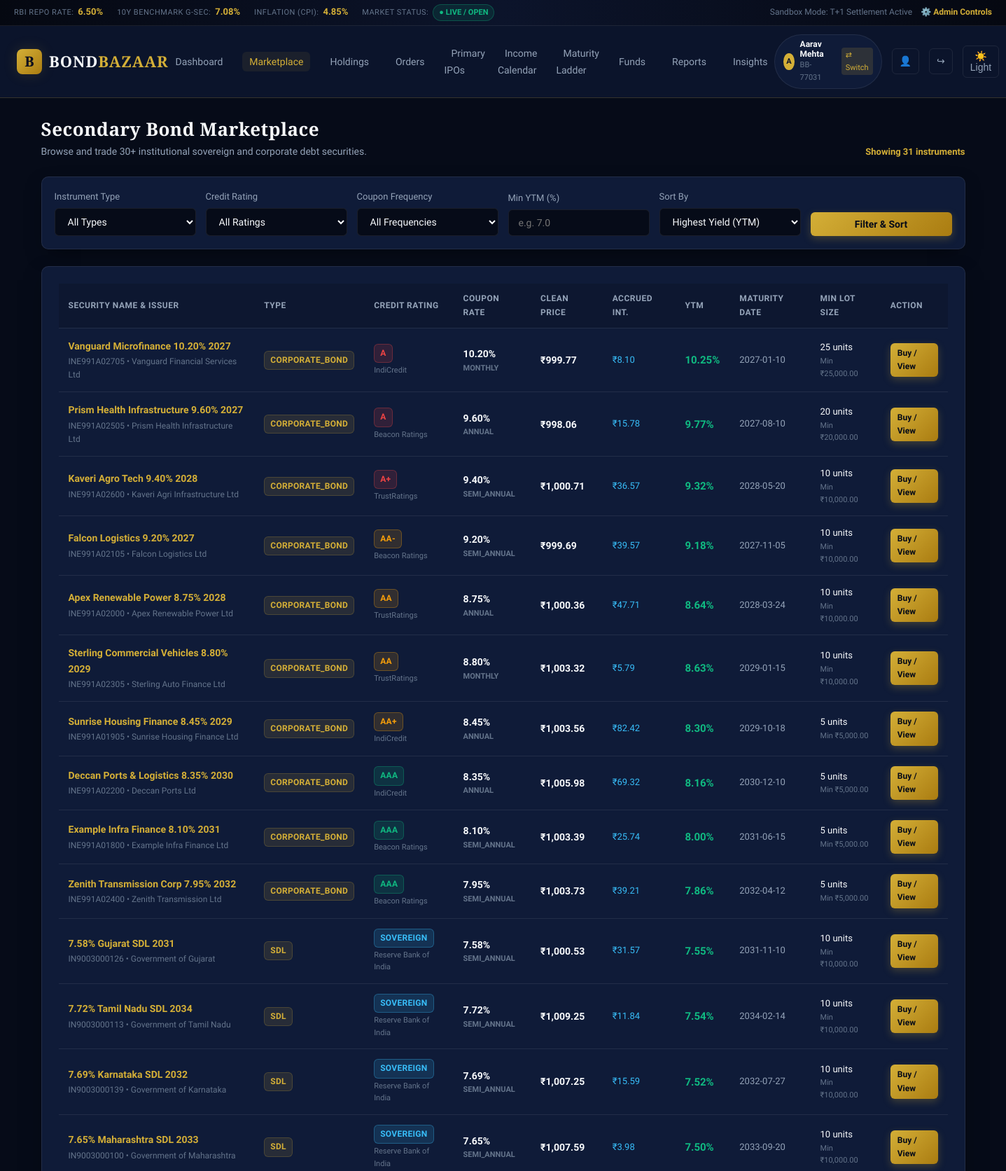
/marketplace (upper part), run on the app's committed database.
### app/models/entities.py (models this page shows)
class User(Base):
    __tablename__ = "users"
    id = Column(Integer, primary_key=True, index=True)
    email = Column(String(120), unique=True, index=True, nullable=False)
    full_name = Column(String(120), nullable=False)
    mobile = Column(String(20), nullable=False)
    customer_id = Column(String(30), unique=True, index=True, nullable=False) # e.g. BB-77031
    pan = Column(String(10), nullable=False)
    pan_masked = Column(String(15), nullable=False)
    demat_account = Column(String(30), nullable=False)
    demat_account_masked = Column(String(30), nullable=False)
    bank_name = Column(String(100), default="HDFC Bank")
    bank_account_masked = Column(String(30), default="XXXXXX5021")
    bank_ifsc = Column(String(20), default="HDFC0001234")
    wallet_balance = Column(Float, default=100000.0) # In Rupees
    created_at = Column(DateTime(timezone=True), default=ist_now)
    holdings = relationship("Holding", back_populates="user", cascade="all, delete-orphan")
    orders = relationship("SecondaryOrder", back_populates="user", cascade="all, delete-orphan")
    transactions = relationship("WalletTransaction", back_populates="user", cascade="all, delete-orphan")
    consents = relationship("ApiConsent", back_populates="user", cascade="all, delete-orphan")
    applications = relationship("PrimaryApplication", back_populates="user", cascade="all, delete-orphan")

class Instrument(Base):
    __tablename__ = "instruments"
    id = Column(Integer, primary_key=True, index=True)
    isin = Column(String(12), unique=True, index=True, nullable=False)
    name = Column(String(150), nullable=False)
    issuer_name = Column(String(120), nullable=False)
    instrument_type = Column(String(30), nullable=False) # GSEC, TBILL, SDL, SGB, CORPORATE_BOND, TAX_FREE_BOND
    face_value = Column(Float, nullable=False)
    coupon_rate = Column(Float, default=0.0) # e.g. 0.0810
    coupon_frequency = Column(String(20), default="SEMI_ANNUAL") # ANNUAL, SEMI_ANNUAL, MONTHLY, CUMULATIVE
    issue_date = Column(Date, nullable=False)
    maturity_date = Column(Date, nullable=False)
    credit_rating = Column(String(20), default="AAA")
    rating_agency = Column(String(50), default="Beacon Ratings")
    is_secured = Column(Boolean, default=True)
    is_callable = Column(Boolean, default=False)
    is_puttable = Column(Boolean, default=False)
    min_lot_size = Column(Integer, default=1)
    benchmark_spread_bps = Column(Float, default=50.0) # Spread over 10Y benchmark in bps
    current_ytm = Column(Float, default=0.0750)
    clean_price = Column(Float, default=1000.0)
    dirty_price = Column(Float, default=1000.0)
    accrued_interest = Column(Float, default=0.0)
    modified_duration = Column(Float, default=4.5)
    current_yield = Column(Float, default=0.0750)
    next_coupon_date = Column(Date, nullable=True)
    explainer = Column(Text, default="")
    risk_profile = Column(Text, default="")
    is_active = Column(Boolean, default=True)
    price_history = relationship("PriceHistory", back_populates="instrument", cascade="all, delete-orphan")
    holdings = relationship("Holding", back_populates="instrument")
    orders = relationship("SecondaryOrder", back_populates="instrument")

### app/routers/web.py (the view)
@router.get("/marketplace", response_class=HTMLResponse)
async def marketplace_page(
    request: Request,
    type: Optional[str] = Query(None),
    rating: Optional[str] = Query(None),
    min_ytm: Optional[float] = Query(None),
    max_ytm: Optional[float] = Query(None),
    frequency: Optional[str] = Query(None),
    min_inv: Optional[float] = Query(None),
    sort: Optional[str] = Query("ytm_desc"),
    db: Session = Depends(get_db)
):
    user = get_current_user_optional(request, db)
    query = db.query(Instrument).filter(Instrument.is_active == True)
    if type and type != "ALL":
        query = query.filter(Instrument.instrument_type == type)
    if rating and rating != "ALL":
        query = query.filter(Instrument.credit_rating == rating)
    if min_ytm is not None:
        query = query.filter(Instrument.current_ytm >= (min_ytm / 100.0))
    if max_ytm is not None:
        query = query.filter(Instrument.current_ytm <= (max_ytm / 100.0))
    if frequency and frequency != "ALL":
        query = query.filter(Instrument.coupon_frequency == frequency)
    if min_inv is not None:
        query = query.filter((Instrument.face_value * Instrument.min_lot_size) <= min_inv)
    if sort == "ytm_desc":
        query = query.order_by(Instrument.current_ytm.desc())
    elif sort == "ytm_asc":
        query = query.order_by(Instrument.current_ytm.asc())
    elif sort == "maturity_asc":
        query = query.order_by(Instrument.maturity_date.asc())
    elif sort == "maturity_desc":
        query = query.order_by(Instrument.maturity_date.desc())
    elif sort == "rating":
        query = query.order_by(Instrument.credit_rating.asc())
    bonds = query.all()
    state = db.query(SystemState).first()
    return templates.TemplateResponse(
    request=request,
    name="marketplace.html",
    context={
        "user": user,
        "bonds": bonds,
        "state": state,
        "selected_type": type or "ALL",
        "selected_rating": rating or "ALL",
        "selected_frequency": frequency or "ALL",
        "selected_sort": sort,
        "min_ytm": min_ytm,
        "max_ytm": max_ytm,
        "min_inv": min_inv
    }
)

### app/templates/marketplace.html (shortened to what this page needs)
{% extends "base.html" %}
{% block content %}
<div style="margin-bottom: 24px; display: flex; justify-content: space-between; align-items: flex-end;">
    <div>
        <h1 style="font-size: 26px;">Secondary Bond Marketplace</h1>
        <p style="color: var(--text-muted); font-size: 14px;">Browse and trade 30+ institutional sovereign and corporate debt securities.</p>
    </div>
    <div style="font-size: 13px; color: var(--gold-primary); font-weight: 600;">
        Showing {{ bonds|length }} instruments
    </div>
</div>
<div class="card" style="margin-bottom: 24px; padding: 18px;">
    <form method="GET" action="/marketplace" style="display: grid; grid-template-columns: repeat(auto-fit, minmax(180px, 1fr)); gap: 14px; align-items: flex-end;">
        <div>
            <label class="form-label">Instrument Type</label>
            <select name="type" class="form-control">
                <option value="ALL" {% if selected_type == 'ALL' %}selected{% endif %}>All Types</option>
            </select>
        </div>
        <div>
            <label class="form-label">Credit Rating</label>
            <select name="rating" class="form-control">
                <option value="ALL" {% if selected_rating == 'ALL' %}selected{% endif %}>All Ratings</option>
            </select>
        </div>
        <div>
            <label class="form-label">Coupon Frequency</label>
            <select name="frequency" class="form-control">
                <option value="ALL" {% if selected_frequency == 'ALL' %}selected{% endif %}>All Frequencies</option>
            </select>
        </div>
        <div>
            <label class="form-label">Min YTM (%)</label>
            <input type="number" step="0.1" name="min_ytm" class="form-control" placeholder="e.g. 7.0" value="{{ min_ytm or '' }}">
        </div>
        <div>
            <label class="form-label">Sort By</label>
            <select name="sort" class="form-control">
                <option value="ytm_desc" {% if selected_sort == 'ytm_desc' %}selected{% endif %}>Highest Yield (YTM)</option>
            </select>
        </div>
        <div>
            <button type="submit" class="btn btn-primary" style="width: 100%;">Filter & Sort</button>
        </div>
    </form>
</div>
<div class="card">
    <div class="table-responsive">
        <table class="bb-table">
            <thead>
                <tr>
                    <th>Security Name & Issuer</th>
                    <th>Type</th>
                    <th>Credit Rating</th>
                    <th>Coupon Rate</th>
                    <th>Clean Price</th>
                    <th>Accrued Int.</th>
                    <th>YTM</th>
                    <th>Maturity Date</th>
                    <th>Min Lot Size</th>
                    <th>Action</th>
                </tr>
            </thead>
            <tbody>
                {% for b in bonds %}
                <tr>
                    <td>
                        <a href="/bonds/{{ b.isin }}" style="font-weight: 600; font-size: 14px;">{{ b.name }}</a>
                        <div style="font-size: 12px; color: var(--text-dim); margin-top: 2px;">
                            {{ b.isin }} • {{ b.issuer_name }}
                        </div>
                    </td>
                    <td>
                        <span class="badge badge-type">{{ b.instrument_type }}</span>
                    </td>
                    <td>
                        {% if 'SOVEREIGN' in b.credit_rating %}
                        <span class="badge badge-sovereign">SOVEREIGN</span>
                        {% elif 'AAA' in b.credit_rating %}
                        <span class="badge badge-aaa">AAA</span>
                        {% elif 'AA' in b.credit_rating %}
                        <span class="badge badge-aa">{{ b.credit_rating }}</span>
                        {% else %}
                        <span class="badge badge-a">{{ b.credit_rating }}</span>
                        {% endif %}
                        <div style="font-size: 11px; color: var(--text-dim); margin-top: 2px;">{{ b.rating_agency }}</div>
                    </td>
                    <td style="font-weight: 600;">
                        {{ b.coupon_rate|pct }}
                        <div style="font-size: 11px; color: var(--text-dim);">{{ b.coupon_frequency }}</div>
                    </td>
                    <td style="font-weight: 700; color: var(--text-main);">
                        {{ b.clean_price|inr }}
                    </td>
                    <td style="font-size: 13px; color: #38BDF8;">
                        {{ b.accrued_interest|inr }}
                    </td>
                    <td style="font-weight: 700; color: #10B981; font-size: 15px;">
                        {{ b.current_ytm|pct }}
                    </td>
                    <td style="font-size: 13px; color: var(--text-muted);">
                        {{ b.maturity_date }}
                    </td>
                    <td style="font-size: 13px;">
                        {{ b.min_lot_size }} units
                        <div style="font-size: 11px; color: var(--text-dim);">Min ₹{{ (b.face_value * b.min_lot_size)|inr(symbol=False) }}</div>
                    </td>
                    <td>
                        <a href="/bonds/{{ b.isin }}" class="btn btn-primary btn-sm">Buy / View</a>
                    </td>
                </tr>
                {% endfor %}
            </tbody>
        </table>
    </div>
</div>
{% endblock %}

### app/templates/base.html (shortened to what this page needs)
<!DOCTYPE html>
<html lang="en" data-theme="dark">
<head>
    <link rel="stylesheet" href="/static/css/style.css">
</head>
<body>
    <div class="header-top-ticker">
        <div class="ticker-items">
            <div class="ticker-item">
                <span class="ticker-label">RBI REPO RATE:</span>
                <span class="ticker-value">6.50%</span>
            </div>
            <div class="ticker-item">
                <span class="ticker-label">10Y BENCHMARK G-SEC:</span>
                <span class="ticker-value">7.08%</span>
            </div>
            <div class="ticker-item">
                <span class="ticker-label">INFLATION (CPI):</span>
                <span class="ticker-value">4.85%</span>
            </div>
            <div class="ticker-item">
                <span class="ticker-label">MARKET STATUS:</span>
                <span class="market-status-badge market-open">● LIVE / OPEN</span>
            </div>
        </div>
        <div style="display: flex; gap: 12px; align-items: center; font-size: 12px;">
            <span style="color: var(--text-dim);">Sandbox Mode: T+1 Settlement Active</span>
            <a href="/admin" style="color: var(--gold-primary); font-weight: 600;">⚙️ Admin Controls</a>
        </div>
    </div>
    <nav class="navbar">
        <div class="nav-brand">
            <a href="/" style="display: flex; align-items: center; gap: 10px; text-decoration: none;">
                <div class="brand-logo-icon">B</div>
                <div class="brand-text">BOND<span>BAZAAR</span></div>
            </a>
        </div>
        <ul class="nav-links">
            <li><a href="/" class="nav-link {% if request.url.path == '/' %}active{% endif %}">Dashboard</a></li>
            <li><a href="/marketplace" class="nav-link {% if request.url.path.startswith('/marketplace') or request.url.path.startswith('/bonds') %}active{% endif %}">Marketplace</a></li>
            <li><a href="/holdings" class="nav-link {% if request.url.path == '/holdings' %}active{% endif %}">Holdings</a></li>
            <li><a href="/orders" class="nav-link {% if request.url.path == '/orders' %}active{% endif %}">Orders</a></li>
            <li><a href="/primary-issues" class="nav-link {% if request.url.path == '/primary-issues' %}active{% endif %}">Primary IPOs</a></li>
            <li><a href="/income-calendar" class="nav-link {% if request.url.path == '/income-calendar' %}active{% endif %}">Income Calendar</a></li>
            <li><a href="/maturity-ladder" class="nav-link {% if request.url.path == '/maturity-ladder' %}active{% endif %}">Maturity Ladder</a></li>
            <li><a href="/wallet" class="nav-link {% if request.url.path == '/wallet' %}active{% endif %}">Funds</a></li>
            <li><a href="/reports" class="nav-link {% if request.url.path == '/reports' %}active{% endif %}">Reports</a></li>
            <li><a href="/insights" class="nav-link {% if request.url.path == '/insights' %}active{% endif %}">Insights</a></li>
        </ul>
        <div class="nav-actions">
            {% if user %}
            <div class="user-pill">
                <div class="user-avatar">{{ user.full_name[:1] }}</div>
                <div>
                    <div style="font-weight: 600; font-size: 12px; line-height: 1.2;">{{ user.full_name }}</div>
                    <div style="font-size: 11px; color: var(--text-dim);">{{ user.customer_id }}</div>
                </div>
                <div style="margin-left: 8px; display: flex; gap: 4px;">
                    <a href="/switch-user/{% if user.email == 'aarav.mehta@example.com' %}priya.nair@example.com{% else %}aarav.mehta@example.com{% endif %}" title="Switch Demo Account" style="font-size: 11px; padding: 2px 6px; background: rgba(212,175,55,0.15); border-radius: 4px;">
                        ⇄ Switch
                    </a>
                </div>
            </div>
            <a href="/profile" class="btn-icon" title="Profile & Connected Apps">👤</a>
            <a href="/logout" class="btn-icon" title="Sign Out">↪</a>
            {% else %}
            <a href="/login" class="btn btn-secondary btn-sm">Sign In</a>
            <a href="/register" class="btn btn-primary btn-sm">Open Account</a>
            {% endif %}
            <button id="themeToggleBtn" class="theme-toggle-btn" title="Toggle Light/Dark">☀️</button>
        </div>
    </nav>
    <main class="main-content">
        {% block content %}{% endblock %}
    </main>
</body>
</html>

### data on the page
User: full_name "A", full_name "Aarav Mehta", customer_id "BB-77031"
Instrument: name "Vanguard Microfinance 10.20% 2027", isin "INE991A02705", issuer_name "Vanguard Financial Services Ltd", instrument_type "CORPORATE_BOND", credit_rating "A", rating_agency "IndiCredit", coupon_rate|pct "10.20%", coupon_frequency "MONTHLY", clean_price|inr "₹999.77", accrued_interest|inr "₹8.10", current_ytm|pct "10.25%", maturity_date "2027-01-10", min_lot_size "25", (b.face_value*b.min_lot_size)|inr(symbol=False) "25,000.00"
Instrument: name "Prism Health Infrastructure 9.60% 2027", isin "INE991A02505", issuer_name "Prism Health Infrastructure Ltd", instrument_type "CORPORATE_BOND", credit_rating "A", rating_agency "Beacon Ratings", coupon_rate|pct "9.60%", coupon_frequency "ANNUAL", clean_price|inr "₹998.06", accrued_interest|inr "₹15.78", current_ytm|pct "9.77%", maturity_date "2027-08-10", min_lot_size "20", (b.face_value*b.min_lot_size)|inr(symbol=False) "20,000.00"
Instrument: name "Kaveri Agro Tech 9.40% 2028", isin "INE991A02600", issuer_name "Kaveri Agri Infrastructure Ltd", instrument_type "CORPORATE_BOND", credit_rating "A+", rating_agency "TrustRatings", coupon_rate|pct "9.40%", coupon_frequency "SEMI_ANNUAL", clean_price|inr "₹1,000.71", accrued_interest|inr "₹36.57", current_ytm|pct "9.32%", maturity_date "2028-05-20", min_lot_size "10", (b.face_value*b.min_lot_size)|inr(symbol=False) "10,000.00"
Instrument: name "Falcon Logistics 9.20% 2027", isin "INE991A02105", issuer_name "Falcon Logistics Ltd", instrument_type "CORPORATE_BOND", credit_rating "AA-", rating_agency "Beacon Ratings", coupon_rate|pct "9.20%", coupon_frequency "SEMI_ANNUAL", clean_price|inr "₹999.69", accrued_interest|inr "₹39.57", current_ytm|pct "9.18%", maturity_date "2027-11-05", min_lot_size "10", (b.face_value*b.min_lot_size)|inr(symbol=False) "10,000.00"
Instrument: name "Apex Renewable Power 8.75% 2028", isin "INE991A02000", issuer_name "Apex Renewable Power Ltd", instrument_type "CORPORATE_BOND", credit_rating "AA", rating_agency "TrustRatings", coupon_rate|pct "8.75%", coupon_frequency "ANNUAL", clean_price|inr "₹1,000.36", accrued_interest|inr "₹47.71", current_ytm|pct "8.64%", maturity_date "2028-03-24", min_lot_size "10", (b.face_value*b.min_lot_size)|inr(symbol=False) "10,000.00"
Instrument: name "Sterling Commercial Vehicles 8.80% 2029", isin "INE991A02305", issuer_name "Sterling Auto Finance Ltd", instrument_type "CORPORATE_BOND", credit_rating "AA", rating_agency "TrustRatings", coupon_rate|pct "8.80%", coupon_frequency "MONTHLY", clean_price|inr "₹1,003.32", accrued_interest|inr "₹5.79", current_ytm|pct "8.63%", maturity_date "2029-01-15", min_lot_size "10", (b.face_value*b.min_lot_size)|inr(symbol=False) "10,000.00"
Instrument: name "Sunrise Housing Finance 8.45% 2029", isin "INE991A01905", issuer_name "Sunrise Housing Finance Ltd", instrument_type "CORPORATE_BOND", credit_rating "AA+", rating_agency "IndiCredit", coupon_rate|pct "8.45%", coupon_frequency "ANNUAL", clean_price|inr "₹1,003.56", accrued_interest|inr "₹82.42", current_ytm|pct "8.30%", maturity_date "2029-10-18", min_lot_size "5", (b.face_value*b.min_lot_size)|inr(symbol=False) "5,000.00"
Instrument: name "Deccan Ports & Logistics 8.35% 2030", isin "INE991A02200", issuer_name "Deccan Ports Ltd", instrument_type "CORPORATE_BOND", credit_rating "AAA", rating_agency "IndiCredit", coupon_rate|pct "8.35%", coupon_frequency "ANNUAL", clean_price|inr "₹1,005.98", accrued_interest|inr "₹69.32", current_ytm|pct "8.16%", maturity_date "2030-12-10", min_lot_size "5", (b.face_value*b.min_lot_size)|inr(symbol=False) "5,000.00"
Instrument: name "Example Infra Finance 8.10% 2031", isin "INE991A01800", issuer_name "Example Infra Finance Ltd", instrument_type "CORPORATE_BOND", credit_rating "AAA", rating_agency "Beacon Ratings", coupon_rate|pct "8.10%", coupon_frequency "SEMI_ANNUAL", clean_price|inr "₹1,003.39", accrued_interest|inr "₹25.74", current_ytm|pct "8.00%", maturity_date "2031-06-15", min_lot_size "5", (b.face_value*b.min_lot_size)|inr(symbol=False) "5,000.00"
Instrument: name "Zenith Transmission Corp 7.95% 2032", isin "INE991A02400", issuer_name "Zenith Transmission Ltd", instrument_type "CORPORATE_BOND", credit_rating "AAA", rating_agency "Beacon Ratings", coupon_rate|pct "7.95%", coupon_frequency "SEMI_ANNUAL", clean_price|inr "₹1,003.73", accrued_interest|inr "₹39.21", current_ytm|pct "7.86%", maturity_date "2032-04-12", min_lot_size "5", (b.face_value*b.min_lot_size)|inr(symbol=False) "5,000.00"
Instrument: name "7.58% Gujarat SDL 2031", isin "IN9003000126", issuer_name "Government of Gujarat", instrument_type "SDL", credit_rating "SOVEREIGN", rating_agency "Reserve Bank of India", coupon_rate|pct "7.58%", coupon_frequency "SEMI_ANNUAL", clean_price|inr "₹1,000.53", accrued_interest|inr "₹31.57", current_ytm|pct "7.55%", maturity_date "2031-11-10", min_lot_size "10", (b.face_value*b.min_lot_size)|inr(symbol=False) "10,000.00"
Instrument: name "7.72% Tamil Nadu SDL 2034", isin "IN9003000113", issuer_name "Government of Tamil Nadu", instrument_type "SDL", credit_rating "SOVEREIGN", rating_agency "Reserve Bank of India", coupon_rate|pct "7.72%", coupon_frequency "SEMI_ANNUAL", clean_price|inr "₹1,009.25", accrued_interest|inr "₹11.84", current_ytm|pct "7.54%", maturity_date "2034-02-14", min_lot_size "10", (b.face_value*b.min_lot_size)|inr(symbol=False) "10,000.00"
Instrument: name "7.69% Karnataka SDL 2032", isin "IN9003000139", issuer_name "Government of Karnataka", instrument_type "SDL", credit_rating "SOVEREIGN", rating_agency "Reserve Bank of India", coupon_rate|pct "7.69%", coupon_frequency "SEMI_ANNUAL", clean_price|inr "₹1,007.25", accrued_interest|inr "₹15.59", current_ytm|pct "7.52%", maturity_date "2032-07-27", min_lot_size "10", (b.face_value*b.min_lot_size)|inr(symbol=False) "10,000.00"
Instrument: name "7.65% Maharashtra SDL 2033", isin "IN9003000100", issuer_name "Government of Maharashtra", instrument_type "SDL", credit_rating "SOVEREIGN", rating_agency "Reserve Bank of India", coupon_rate|pct "7.65%", coupon_frequency "SEMI_ANNUAL", clean_price|inr "₹1,007.59", accrued_interest|inr "₹3.98", current_ytm|pct "7.50%", maturity_date "2033-09-20", min_lot_size "10", (b.face_value*b.min_lot_size)|inr(symbol=False) "10,000.00"

### other printed values
{{ bonds|length }} "31"
